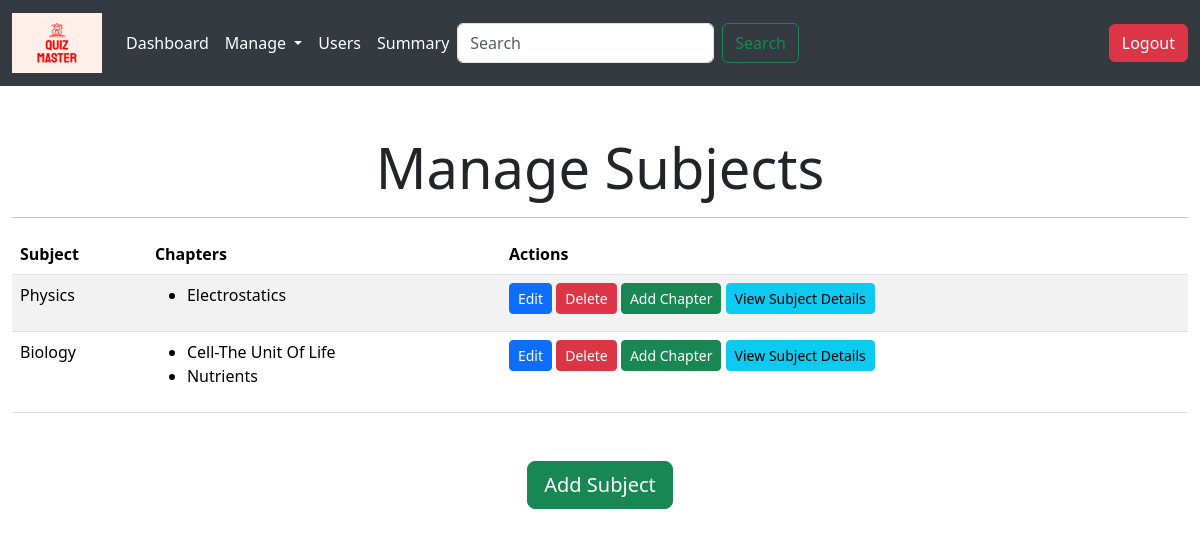
Screenshot of /manage_subjects (signed in) with the database file from the repository.
### controller/models.py (models this page shows)
class Subject(db.Model):
    id = db.Column(db.Integer,primary_key = True, autoincrement = True)
    name = db.Column(db.String(128), unique = True, nullable = False)
    description = db.Column(db.Text)
    chapters = db.relationship('Chapter', backref = 'subject', lazy = True)

class Chapter(db.Model):
    id = db.Column(db.Integer, primary_key = True, autoincrement = True)
    subject_id = db.Column(db.Integer, db.ForeignKey('subject.id'), nullable = False)
    name = db.Column(db.String(128), unique = True, nullable = False)
    description = db.Column(db.Text)
    quizzes = db.relationship('Quiz', backref = 'chapter', lazy = True)

### controller/admin_routes.py (the view)
@app.route('/manage_subjects')
@login_required
def manage_subjects():
    if current_user.role != 'admin':
        flash('You are not authorized to view this page!', 'danger')
        return redirect(url_for('home'))
    subjects = Subject.query.all()
    return render_template('manage_subjects.html', subjects=subjects)

### controller/authorization_routes.py (called while the page is built)
@login_manager.user_loader
def load_user(user_id):
    return User.query.get(int(user_id))

### templates/manage_subjects.html (shortened to what this page needs)
{% extends 'base.html' %}
{% block content %}
  <div class="container-fluid mt-5">
    <h1 class="display-4 text-center">Manage Subjects</h1>
    <hr>
    <div class = "table-responsive">
      <table class="table table-striped">
        <thead class="thead-dark">
          <tr>
            <th>Subject</th>
            <th>Chapters</th>
            <th>Actions</th>
          </tr>
        </thead>
        <tbody>
          {% for subject in subjects %}
            <tr>
              <td>{{ subject.name }}</td>
              <td>
                <ul>
                  {% for chapter in subject.chapters %}
                    <li>{{ chapter.name }}</li>
                  {% endfor %}
                </ul>
              </td>
              <td>
                <a href="{{ url_for('edit_subject', subject_id=subject.id) }}" class="btn btn-primary btn-sm">Edit</a>
                <a href="{{ url_for('delete_subject', subject_id=subject.id) }}" onclick="return confirm('Are you sure you want to delete?')" class="btn btn-danger btn-sm">Delete</a>
                <a href="{{ url_for('add_chapter', subject_id=subject.id) }}" class="btn btn-success btn-sm">Add Chapter</a>
                <a href="{{ url_for('subject_details', subject_id=subject.id) }}" class="btn btn-info btn-sm">View Subject Details</a>
              </td>
            </tr>
          {% endfor %}
        </tbody>
      </table>
    </div>
    <div class="text-center mt-3">
      <a href="{{ url_for('add_subject') }}" class="btn btn-success btn-lg mt-3">Add Subject</a>
    </div>
  </div>
{% endblock %}

### rows the page displays
Subject: name "Physics"
Chapter: name "Electrostatics"
Subject: name "Biology"
Chapter: name "Cell-The Unit Of Life"
Chapter: name "Nutrients"
